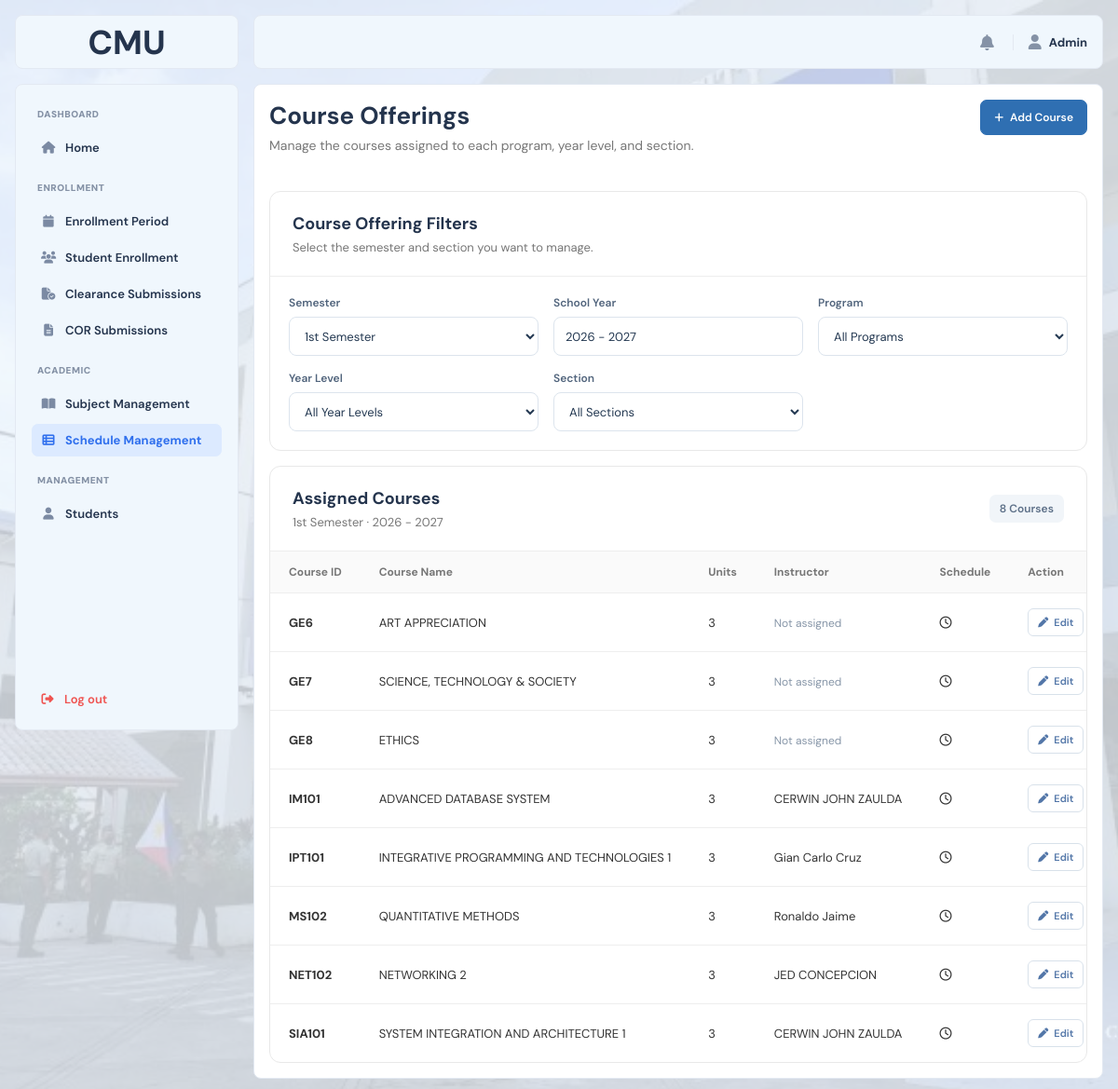
/frontend/pages/admin/course_offerings.php (signed in), run on the app's committed database.
### tables this page shows
CREATE TABLE `course_offerings` (
  `offering_id` int(10) UNSIGNED NOT NULL,
  `course_id` int(10) UNSIGNED NOT NULL,
  `program` varchar(100) NOT NULL,
  `year_level` int(11) NOT NULL,
  `section` varchar(50) NOT NULL,
  `semester` varchar(50) NOT NULL,
  `school_year` varchar(20) NOT NULL,
  `instructor_name` varchar(150) DEFAULT NULL,
  `created_at` datetime NOT NULL DEFAULT current_timestamp(),
  `updated_at` datetime NOT NULL DEFAULT current_timestamp() ON UPDATE current_timestamp()
);

CREATE TABLE `courses` (
  `course_id` int(10) UNSIGNED NOT NULL,
  `course_code` varchar(50) NOT NULL,
  `course_name` varchar(150) NOT NULL,
  `units` int(11) NOT NULL DEFAULT 3,
  `is_active` tinyint(1) NOT NULL DEFAULT 1,
  `created_at` datetime NOT NULL DEFAULT current_timestamp(),
  `updated_at` datetime NOT NULL DEFAULT current_timestamp() ON UPDATE current_timestamp()
);

### frontend/pages/admin/course_offerings.php (the view, shortened to what this page needs)
<?php
require_once dirname(__DIR__, 3) . '/backend/bootstrap.php';
$semester = $_GET['semester'] ?? '1st Semester';
$schoolYear = $_GET['school_year'] ?? '2026 - 2027';
$program = $_GET['program'] ?? '';
$yearLevel = $_GET['year_level'] ?? '';
$section = $_GET['section'] ?? '';
$courseOfferings = [];
$sql = '
    SELECT
        co.offering_id,
        co.program,
        co.year_level,
        co.section,
        co.semester,
        co.school_year,
        co.instructor_name,
        c.course_code,
        c.course_name,
        c.units,
        GROUP_CONCAT(
            CONCAT(
                COALESCE(cos.day_of_week, ""),
                " ",
                IF(
                    cos.start_time IS NOT NULL
                    AND cos.end_time IS NOT NULL,
                    CONCAT(
                        DATE_FORMAT(cos.start_time, "%h:%i %p"),
                        " - ",
                        DATE_FORMAT(cos.end_time, "%h:%i %p")
                    ),
                    ""
                ),
                IF(
                    cos.room IS NOT NULL
                    AND cos.room <> "",
                    CONCAT(" · ", cos.room),
                    ""
                )
            )
            ORDER BY cos.schedule_id
            SEPARATOR "||"
        ) AS schedules
    FROM course_offerings co
    INNER JOIN courses c
        ON c.course_id = co.course_id
    LEFT JOIN course_offering_schedules cos
        ON cos.offering_id = co.offering_id
    WHERE co.semester = ?
      AND co.school_year = ?
';
$params = [
    $semester,
    $schoolYear
];
$types = 'ss';
$sql .= '
    GROUP BY
        co.offering_id,
        co.program,
        co.year_level,
        co.section,
        co.semester,
        co.school_year,
        co.instructor_name,
        c.course_code,
        c.course_name,
        c.units
    ORDER BY
        co.program ASC,
        co.year_level ASC,
        co.section ASC,
        c.course_code ASC
';
$stmt = $conn->prepare($sql);
$stmt->bind_param(
    $types,
    ...$params
);
$stmt->execute();
$result = $stmt->get_result();
while ($row = $result->fetch_assoc()) {
    $row['schedules'] =
        $row['schedules'] !== null
            ? explode('||', $row['schedules'])
            : [];
    $courseOfferings[] = $row;
}
?>
<!DOCTYPE html>
<html lang="en">
<head>
    <link
        rel="stylesheet"
        href="<?= BASE_URL ?>frontend/assets/css/main.css"
    >
    <link
        rel="stylesheet"
        href="<?= BASE_URL ?>frontend/assets/css/admin.css"
    >
    <link
        rel="stylesheet"
        href="https://cdnjs.cloudflare.com/ajax/libs/font-awesome/6.5.2/css/all.min.css"
    >
</head>
<body>
<div class="layout">
    <div class="imglogo">
        <span>CMU</span>
    </div>
    <?php require FRONTEND_PATH . 'includes/admin_sidebar.php'; ?>
    <div class="overlay" id="overlay"></div>
    <div class="main">
        <?php require FRONTEND_PATH . 'includes/topbar.php'; ?>
        <div class="content">
            <div class="admin-student-enrollment-header">
                <div>
                    <h1>
                        Course Offerings
                    </h1>
                    <p>
                        Manage the courses assigned to each program,
                        year level, and section.
                    </p>
                </div>
                <button
                    type="button"
                    class="course-offering-header-button"
                    id="openAddCourseModal"
                >
                    <i class="fa-solid fa-plus"></i>
                    Add Course
                </button>
            </div>
            <div class="admin-student-enrollment-card">
                <div class="admin-student-enrollment-card-header">
                    <div>
                        <h2>
                            Course Offering Filters
                        </h2>
                        <p>
                            Select the semester and section
                            you want to manage.
                        </p>
                    </div>
                </div>
                <form
                    method="GET"
                    action="<?= BASE_URL ?>"
                    class="course-offering-filters"
                    id="courseOfferingFilterForm"
                >
                    <div class="course-offering-field">
                        <label for="semester">
                            Semester
                        </label>
                        <select
                            id="semester"
                            name="semester"
                        >
                            <option
                                value="1st Semester"
                                <?= $semester === '1st Semester'
                                    ? 'selected'
                                    : '' ?>
                            >
                                1st Semester
                            </option>
                        </select>
                    </div>
                    <div class="course-offering-field">
                        <label for="school_year">
                            School Year
                        </label>
                        <input
                            type="text"
                            id="school_year"
                            name="school_year"
                            value="<?= e($schoolYear) ?>"
                            placeholder="2026 - 2027"
                        >
                    </div>
                    <div class="course-offering-field">
                        <label for="program">
                            Program
                        </label>
                        <select
                            id="program"
                            name="program"
                        >
                            <option value="">
                                All Programs
                            </option>
                        </select>
                    </div>
                    <div class="course-offering-field">
                        <label for="year_level">
                            Year Level
                        </label>
                        <select
                            id="year_level"
                            name="year_level"
                        >
                            <option value="">
                                All Year Levels
                            </option>
                        </select>
                    </div>
                    <div class="course-offering-field">
                        <label for="section">
                            Section
                        </label>
                        <select
                            id="section"
                            name="section"
                        >
                            <option value="">
                                All Sections
                            </option>
                        </select>
                    </div>
                </form>
            </div>
            <div class="admin-student-enrollment-card">
                <div class="admin-student-enrollment-card-header">
                    <div>
                        <h2>
                            Assigned Courses
                        </h2>
                        <p>
                            <?php if (
                                $program !== '' &&
                                $yearLevel !== '' &&
                                $section !== ''
                            ): ?>
                                <?= e($program) ?>
                                ·
                                <?= e($yearLevel) ?>th Year
                                ·
                                <?= e($section) ?>
                            <?php else: ?>
                                <?= e($semester) ?>
                                ·
                                <?= e($schoolYear) ?>
                            <?php endif; ?>
                        </p>
                    </div>
                    <span class="course-offering-count">
                        <?= count($courseOfferings) ?>
                        <?= count($courseOfferings) === 1
                            ? 'Course'
                            : 'Courses' ?>
                    </span>
                </div>
                <?php if (empty($courseOfferings)): ?>
                    <div class="course-offering-empty">
                        <div class="course-offering-empty-icon">
                            <i class="fa-solid fa-book-open"></i>
                        </div>
                        <h3>
                            No Course Offerings Found
                        </h3>
                        <p>
                            No courses have been assigned to
                            the selected filters yet.
                        </p>
                    </div>
                <?php else: ?>
                    <div class="admin-student-enrollment-table-wrapper">
                        <table class="admin-student-enrollment-table">
                            <thead>
                                <tr>
                                    <th>
                                        Course ID
                                    </th>
                                    <th>
                                        Course Name
                                    </th>
                                    <th>
                                        Units
                                    </th>
                                    <th>
                                        Instructor
                                    </th>
                                    <th>
                                        Schedule
                                    </th>
                                    <th>
                                        Action
                                    </th>
                                </tr>
                            </thead>
                            <tbody>
                            <?php foreach (
                                $courseOfferings
                                as $offering
                            ): ?>
                                <tr>
                                    <td>
                                        <strong>
                                            <?= e(
                                                $offering['course_code']
                                            ) ?>
                                        </strong>
                                    </td>
                                    <td>
                                        <?= e(
                                            $offering['course_name']
                                        ) ?>
                                    </td>
                                    <td>
                                        <?= e(
                                            $offering['units']
                                        ) ?>
                                    </td>
                                    <td>
                                        <?php if (
                                            !empty(
                                                $offering['instructor_name']
                                            )
                                        ): ?>
                                            <?= e(
                                                $offering[
                                                    'instructor_name'
                                                ]
                                            ) ?>
                                        <?php else: ?>
                                            <span class="course-offering-muted">
                                                Not assigned
                                            </span>
                                        <?php endif; ?>
                                    </td>
                                    <td>
                                        <?php if (!empty($offering['schedules'])): ?>
                                            <div class="course-offering-schedule-list">
                                                <?php foreach ($offering['schedules'] as $schedule): ?>
                                                    <div class="course-offering-schedule-item">
                                                        <i class="fa-regular fa-clock"></i>
                                                    </div>
                                                <?php endforeach; ?>
                                            </div>
                                        <?php else: ?>
                                            <span class="course-offering-muted">
                                                Not finalized
                                            </span>
                                        <?php endif; ?>
                                    </td>
                                    <td>
                                        <button
                                            type="button"
                                            class="course-offering-edit-button"
                                            data-offering-id="<?= e($offering['offering_id']) ?>"
                                        >
                                            <i class="fa-solid fa-pen"></i>
                                            Edit
                                        </button>
                                    </td>
                                </tr>
                            <?php endforeach; ?>
                            </tbody>
                        </table>
                    </div>
                <?php endif; ?>
            </div>
        </div>
    </div>
</div>
</body>
</html>

### data on the page
course_offerings: course.course_code "GE6", course.course_name "ART APPRECIATION", course.units "3", shows "Not assigned"
course_offerings: course.course_code "GE7", course.course_name "SCIENCE, TECHNOLOGY & SOCIETY", course.units "3", shows "Not assigned"
course_offerings: course.course_code "GE8", course.course_name "ETHICS", course.units "3", shows "Not assigned"
course_offerings: course.course_code "IM101", course.course_name "ADVANCED DATABASE SYSTEM", course.units "3", instructor_name "CERWIN JOHN ZAULDA"
course_offerings: course.course_code "IPT101", course.course_name "INTEGRATIVE PROGRAMMING AND TECHNOLOGIES 1", course.units "3", instructor_name "Gian Carlo Cruz"
course_offerings: course.course_code "MS102", course.course_name "QUANTITATIVE METHODS", course.units "3", instructor_name "Ronaldo Jaime"
course_offerings: course.course_code "NET102", course.course_name "NETWORKING 2", course.units "3", instructor_name "JED CONCEPCION"
course_offerings: course.course_code "SIA101", course.course_name "SYSTEM INTEGRATION AND ARCHITECTURE 1", course.units "3", instructor_name "CERWIN JOHN ZAULDA"

### other printed values
$section['title'] "ENROLLMENT"
$item['label'] "Enrollment Period"
$item['label'] "Student Enrollment"
$item['label'] "Clearance Submissions"
$item['label'] "COR Submissions"
$section['title'] "ACADEMIC"
$item['label'] "Subject Management"
$item['label'] "Schedule Management"
$section['title'] "MANAGEMENT"
$item['label'] "Students"
$userName "Admin"
$semester "1st Semester"
$schoolYear "2026 - 2027"
count($courseOfferings) "8"
